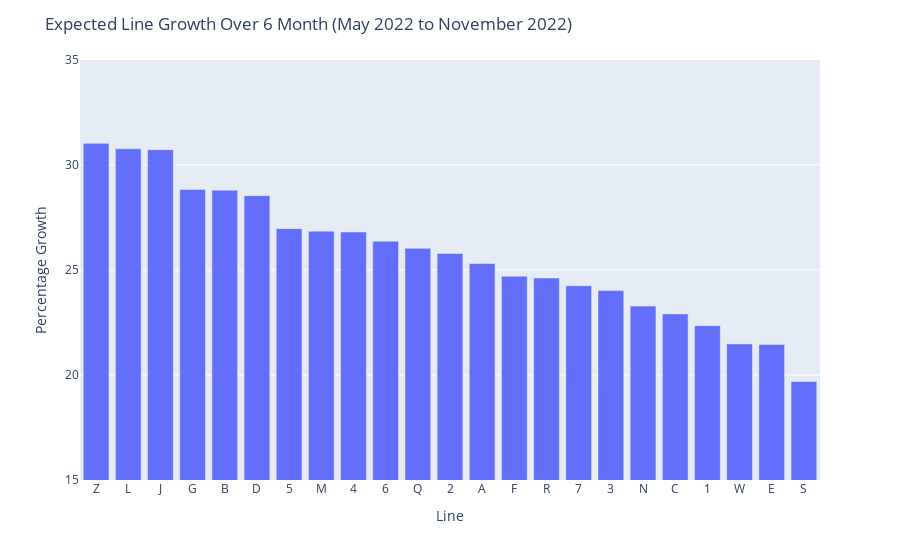

The cell this chart's notebook holds for it:
### Code cell
def generate_bar(df):
    fig = px.bar(df, x='Line', y='Percentage Growth',
                hover_data=['Absolute Growth','Boroughs','R-squared'],# color='country',
                # labels={'pop':'population of Canada'}, height=400
                )
    fig.update_yaxes(range=[15,35])
    fig.update_layout(title='Expected Line Growth Over 6 Month (May 2022 to November 2022)')
    fig.write_html("./images/expected_line_growth.html")
    return fig
estimated_growth

fig = generate_bar(estimated_growth.sort_values('Growth',ascending=False))
fig.show()
# estimated_growth.sort_values('Growth',ascending=False)

### Figure 1 — Plotly figure (JSON) as saved in the notebook; plotly's stock layout.template omitted (floating-point values rounded to 4 significant figures)
{"data": [{"alignmentgroup": "True", "customdata": [[254857, "Mn Qn Bk", "8.29e-01"], [321004, "Mn Bk Si", "8.34e-01"], [291137, "Bk Mn Qn", "8.09e-01"], [165547, "Bk Mn Qn", "8.35e-01"], [707395, "Bk Mn Bx Si", "8.34e-01"], [627912, "Mn Bk Bx Si", "8.41e-01"], [697004, "Bk Mn Bx", "8.03e-01"], [654328, "Bk Mn Qn Si", "8.27e-01"], [657472, "Bk Mn Bx", "8.14e-01"], [737446, "Mn Bx Bk", "8.22e-01"], [863191, "Bk Mn Qn Si", "8.65e-01"], [794512, "Bk Mn Bx", "8.41e-01"], [798689, "Mn Bk Qn Si", "8.50e-01"], [713798, "Bk Mn Qn Si", "8.44e-01"], [995826, "Bk Mn Qn Bx Si", "8.67e-01"], [687280, "Mn Qn Si", "8.51e-01"], [728932, "Bk Mn", "8.55e-01"], [853784, "Bk Mn Qn Si", "8.83e-01"], [903353, "Mn Bk Si", "8.55e-01"], [936961, "Mn Si Bx", "8.68e-01"], [716661, "Mn Qn Si Bk", "8.91e-01"], [771283, "Mn Qn Si", "8.60e-01"], [336630, "Mn Bk Qn", "8.73e-01"]], "hovertemplate": "Line=%{x}<br>Percentage Growth=%{y}<br>Absolute Growth=%{customdata[0]}<br>Boroughs=%{customdata[1]}<br>R-squared=%{customdata[2]}<extra></extra>", "legendgroup": "", "marker": {"color": "#636efa", "pattern": {"shape": ""}}, "name": "", "offsetgroup": "", "orientation": "v", "showlegend": false, "textposition": "auto", "type": "bar", "x": ["Z", "L", "J", "G", "B", "D", "5", "M", "4", "6", "Q", "2", "A", "F", "R", "7", "3", "N", "C", "1", "W", "E", "S"], "xaxis": "x", "y": [31.03, 30.77, 30.73, 28.83, 28.8, 28.54, 26.97, 26.85, 26.81, 26.37, 26.03, 25.79, 25.31, 24.7, 24.62, 24.25, 24.02, 23.28, 22.91, 22.35, 21.48, 21.45, 19.69], "yaxis": "y"}], "layout": {"barmode": "relative", "legend": {"tracegroupgap": 0}, "margin": {"t": 60}, "title": {"text": "Expected Line Growth Over 6 Month (May 2022 to November 2022)"}, "xaxis": {"anchor": "y", "domain": [0, 1], "title": {"text": "Line"}}, "yaxis": {"anchor": "x", "domain": [0, 1], "range": [15, 35], "title": {"text": "Percentage Growth"}}}}
